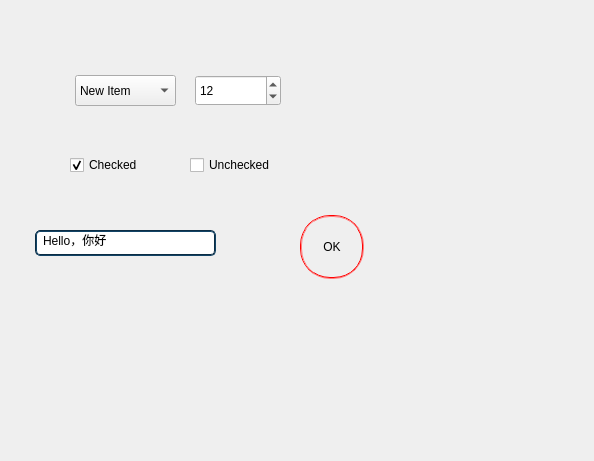
<?xml version="1.0" encoding="UTF-8"?>
<ui version="4.0">
 <class>Form</class>
 <widget class="QWidget" name="Form">
  <property name="geometry">
   <rect>
    <x>0</x>
    <y>0</y>
    <width>594</width>
    <height>461</height>
   </rect>
  </property>
  <property name="windowTitle">
   <string>Form</string>
  </property>
  <property name="styleSheet">
   <string notr="true">QWidget{
	font: 12pt &quot;宋体&quot;;
}

QLineEdit{
     border: 2px groove gray;
     border-radius: 5px;
     padding: 2px 4px;
     border-color: rgb(12,45,68);
}

QComboBox::drop-down{ image: url(:/images/images/down.bmp); }

QSpinBox::up-button{ image: url(:/images/images/up.bmp); }
QSpinBox::down-button{ image: url(:/images/images/down.bmp); }

QCheckBox::indicator:checked{
 image: url(:/images/images/checked.bmp);
}

QCheckBox::indicator:unchecked{
image: url(:/images/images/unchecked.bmp);
}

</string>
  </property>
  <widget class="QLineEdit" name="lineEdit">
   <property name="geometry">
    <rect>
     <x>35</x>
     <y>230</y>
     <width>181</width>
     <height>26</height>
    </rect>
   </property>
   <property name="text">
    <string>Hello，你好</string>
   </property>
  </widget>
  <widget class="QComboBox" name="comboBox">
   <property name="geometry">
    <rect>
     <x>75</x>
     <y>75</y>
     <width>101</width>
     <height>31</height>
    </rect>
   </property>
   <item>
    <property name="text">
     <string>New Item</string>
    </property>
   </item>
  </widget>
  <widget class="QSpinBox" name="spinBox">
   <property name="geometry">
    <rect>
     <x>195</x>
     <y>75</y>
     <width>86</width>
     <height>31</height>
    </rect>
   </property>
   <property name="value">
    <number>12</number>
   </property>
  </widget>
  <widget class="QCheckBox" name="checkBox">
   <property name="geometry">
    <rect>
     <x>70</x>
     <y>155</y>
     <width>79</width>
     <height>20</height>
    </rect>
   </property>
   <property name="text">
    <string>Checked</string>
   </property>
   <property name="checked">
    <bool>true</bool>
   </property>
  </widget>
  <widget class="QCheckBox" name="checkBox_2">
   <property name="geometry">
    <rect>
     <x>190</x>
     <y>155</y>
     <width>106</width>
     <height>20</height>
    </rect>
   </property>
   <property name="text">
    <string>Unchecked</string>
   </property>
  </widget>
  <widget class="QPushButton" name="pushButton">
   <property name="geometry">
    <rect>
     <x>300</x>
     <y>215</y>
     <width>64</width>
     <height>64</height>
    </rect>
   </property>
   <property name="styleSheet">
    <string notr="true">     border: 2px groove red;
     min-width:60px;
     min-height:60px;
     border-radius: 30px;
</string>
   </property>
   <property name="text">
    <string>OK</string>
   </property>
  </widget>
 </widget>
 <resources/>
 <connections/>
</ui>
